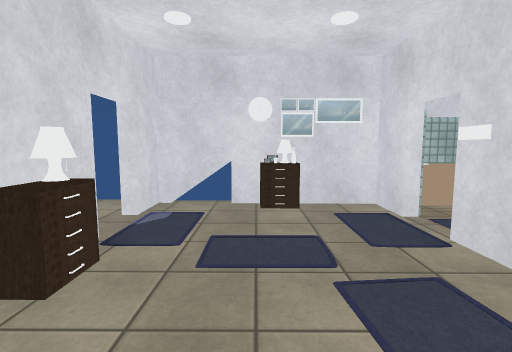
[1] (above)

13 first-person views from a walk through a scene from a Unity 3-D project. The camera is 1.4 m above the floor, tilts 6° down and sees 85° across. Doors are open. The floor is counted in squares, 1 m on a side. Each view is taken from the middle of a square. On the plan, view 1 faces up. The plan holds only what a view shows up to about 14 squares ahead; the rest is blank. The player is left out. Some surface patterns are stand-ins.

[2]
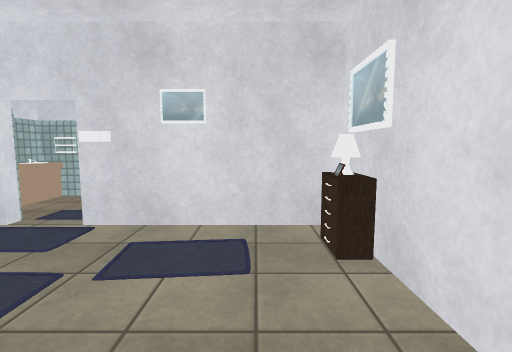

[3]
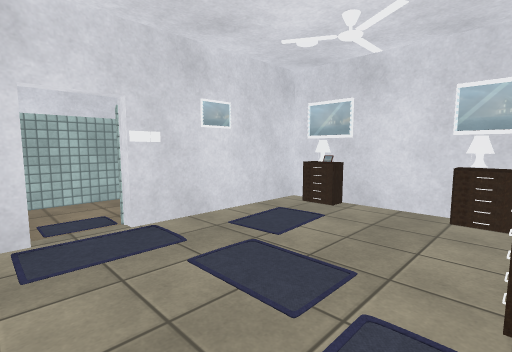

[4]
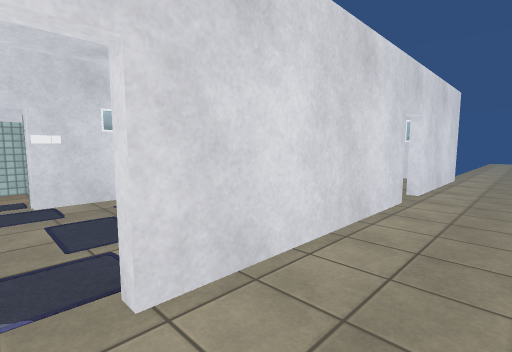

[5]
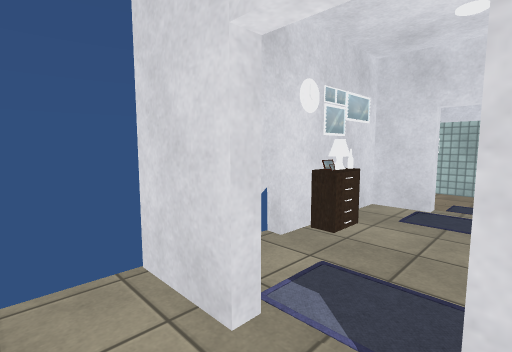

[6]
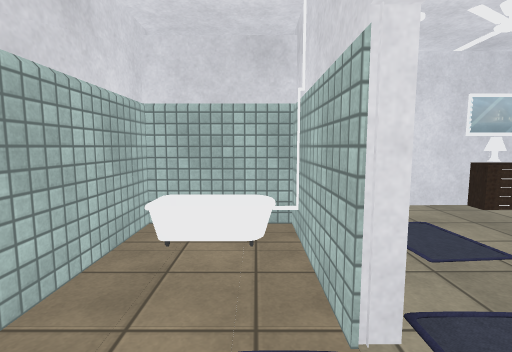

[7]
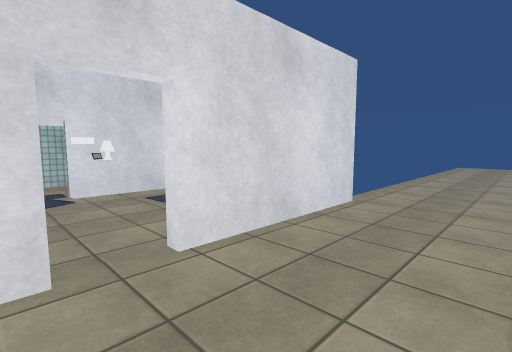

[8]
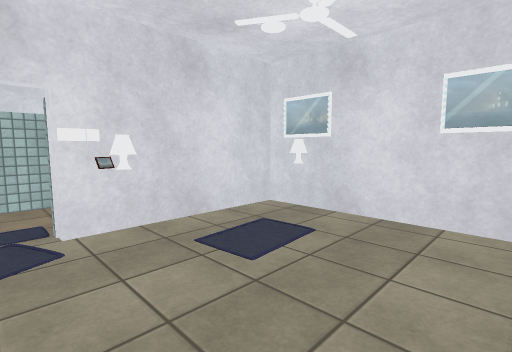

[9]
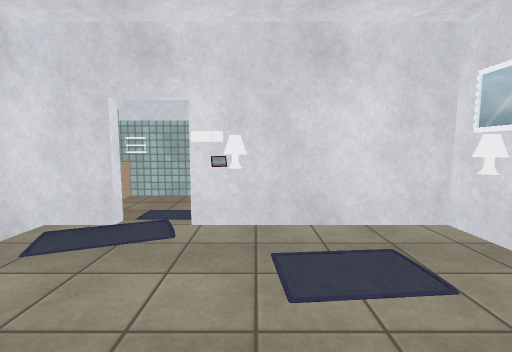

[10]
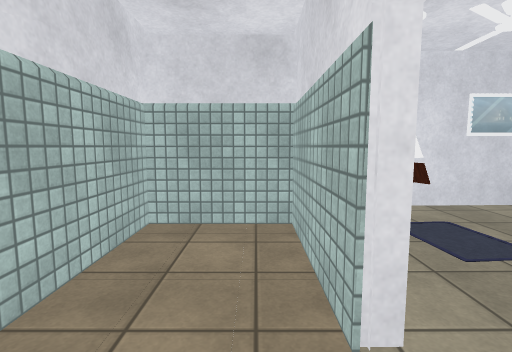

[11]
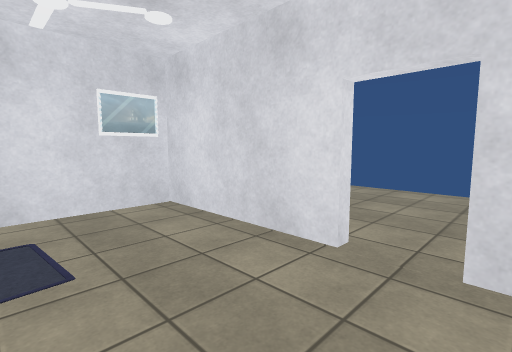

[12]
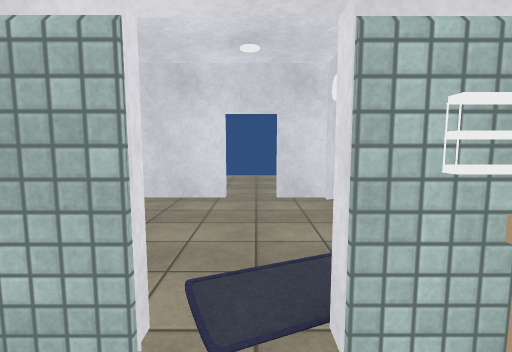

[13]
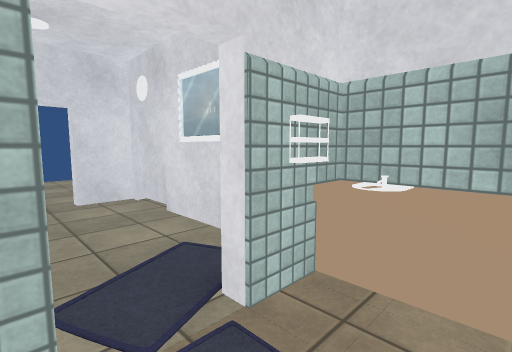

### Floor plan
Ten units are one square. View 1 is at (0, 0); x grows to the right and y downward. Boxes are objects, and circles mark ways between rooms. Rooms are numbered by the first view taken in them; rooms with no view inside come last. Other rooms are left out.
<svg viewBox="-65 -80 129 185">
<path fill="none" stroke="#000" d="M-24 -42 -24 -36M-4 -68 -24 -68 -24 -55M-20 5 30 5 30 -41M30 -68 14 -68M-19 0 -14 0M-27 89 -27 38M-27 25 -27 -42M-27 -55 -27 -72M30 -41 33 -41 33 -10 59 -10 59 -71 54 -71M33 54 33 70 59 70 59 11M30 11 -24 11 -24 25M33 9 33 16M-24 38 -24 85 30 85 30 54M-11 9 -22 9"/>
<rect x="-25" y="-35" width="10" height="10" fill="#bbb"><title>lamp</title></rect>
<rect x="-15" y="-5" width="10" height="10" fill="#bbb"><title>lamp</title></rect>
<rect x="-5" y="-65" width="10" height="10" fill="#bbb"><title>other object</title></rect>
<rect x="-5" y="-75" width="10" height="10" fill="#bbb"><title>other object</title></rect>
<rect x="5" y="-65" width="10" height="10" fill="#bbb"><title>other object</title></rect>
<rect x="5" y="-75" width="10" height="10" fill="#bbb"><title>lamp</title></rect>
<rect x="15" y="-5" width="10" height="10" fill="#bbb"><title>other object</title></rect>
<rect x="35" y="-25" width="20" height="10" fill="#bbb"><title>other object</title></rect>
<rect x="35" y="-75" width="20" height="10" fill="#bbb"><title>sink</title></rect>
<rect x="15" y="75" width="10" height="10" fill="#bbb"><title>lamp</title></rect>
<rect x="25" y="45" width="10" height="10" fill="#bbb"><title>lamp</title></rect>
<rect x="25" y="35" width="10" height="10" fill="#bbb"><title>other object</title></rect>
<rect x="25" y="15" width="10" height="10" fill="#bbb"><title>rack</title></rect>
<rect x="35" y="5" width="20" height="10" fill="#bbb"><title>sink</title></rect>
<circle cx="-30" cy="-50" r="3" fill="#2a7"/>
<circle cx="30" cy="-55" r="3" fill="#2a7"/>
<circle cx="-30" cy="30" r="3" fill="#2a7"/>
<text x="0" y="-30">1</text>
<text x="-60" y="100">2</text>
<text x="40" y="-50">3</text>
<text x="20" y="40">4</text>
</svg>
Room 1 opens to room 2. Room 1 opens to room 3. Room 2 opens to room 4.

Where each view was taken, in squares from view 1:
view 1: 0 up, 0 right, facing up
view 2: 1 up, 2 left, facing right
view 3: 6 up, 2 left, facing down-right
view 4: 5 up, 5 left, facing down-right
view 5: 4 up, 4 left, facing up-right
view 6: 6 up, 4 right, facing down
view 7: 2 down, 6 left, facing down-right
view 8: 3 down, 2 left, facing down-right
view 9: 5 down, 2 left, facing right
view 10: 2 down, 4 right, facing down
view 11: 2 down, 1 right, facing down-left
view 12: 3 down, 5 right, facing left
view 13: 4 down, 5 right, facing up-left
